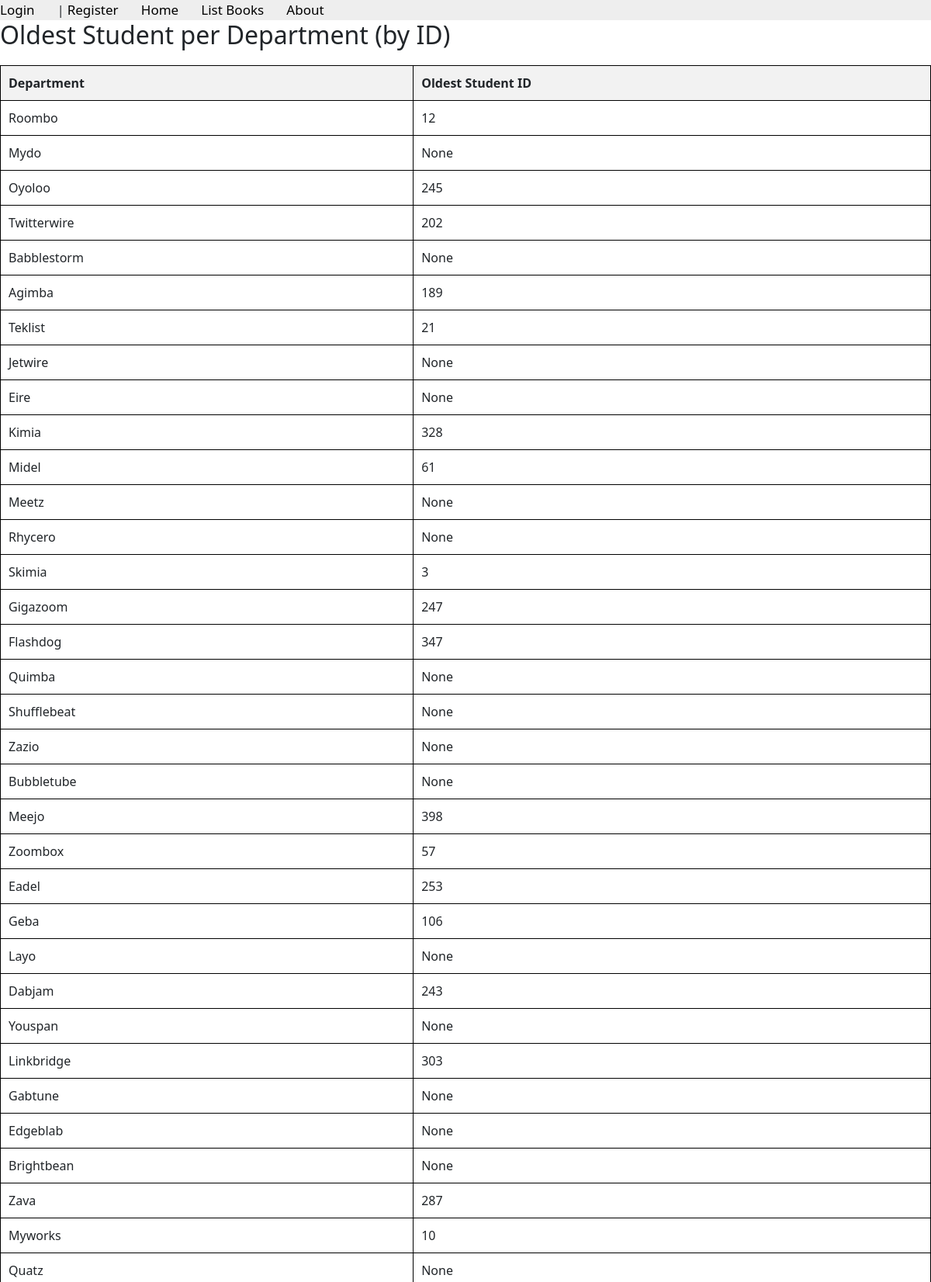
The app's page /books/lab9/task3 (upper part) with its own data.
### apps/bookmodule/models.py (models this page shows)
class Department(models.Model):
    name = models.CharField(max_length = 100, null=True, blank=True)

### apps/bookmodule/views.py (the view)
# urls.py: path('lab9/task3', views.lab9_task3 , name='lab9_task3'),
def lab9_task3(request):
     departments = Department.objects.annotate(
       oldest_student_id=Min('student3__id')
      )
     return render(request, 'bookmodule/min_student.html', {'departments': departments})

### apps/templates/bookmodule/min_student.html (shortened to what this page needs)
{% extends "layouts/base.html" %}
{% load static %}
 {% block content %}
<h2>Oldest Student per Department (by ID)</h2>
<table>
    <tr>
        <th>Department</th>
        <th>Oldest Student ID</th>
    </tr>
    {% for dept in departments %}
        <tr>
            <td>{{ dept.name }}</td>
            <td>{{ dept.oldest_student_id }}</td>
        </tr>
    {% endfor %}
</table>
{% endblock content %}

### apps/templates/bookmodule/min_student.html (style rules this page uses)
table { width: 100%; border-collapse: collapse; margin-top: 20px; }
th, td { border: 1px solid black; padding: 10px; text-align: left; }
th { background-color: #f2f2f2; }

### records on screen
Department: name "Roombo", oldest_student_id "12"
Department: name "Mydo", oldest_student_id "None"
Department: name "Oyoloo", oldest_student_id "245"
Department: name "Twitterwire", oldest_student_id "202"
Department: name "Babblestorm", oldest_student_id "None"
Department: name "Agimba", oldest_student_id "189"
Department: name "Teklist", oldest_student_id "21"
Department: name "Jetwire", oldest_student_id "None"
Department: name "Eire", oldest_student_id "None"
Department: name "Kimia", oldest_student_id "328"
Department: name "Midel", oldest_student_id "61"
Department: name "Meetz", oldest_student_id "None"
Department: name "Rhycero", oldest_student_id "None"
Department: name "Skimia", oldest_student_id "3"
Department: name "Gigazoom", oldest_student_id "247"
Department: name "Flashdog", oldest_student_id "347"
Department: name "Quimba", oldest_student_id "None"
Department: name "Shufflebeat", oldest_student_id "None"
Department: name "Zazio", oldest_student_id "None"
Department: name "Bubbletube", oldest_student_id "None"
Department: name "Meejo", oldest_student_id "398"
Department: name "Zoombox", oldest_student_id "57"
Department: name "Eadel", oldest_student_id "253"
Department: name "Geba", oldest_student_id "106"
Department: name "Layo", oldest_student_id "None"
Department: name "Dabjam", oldest_student_id "243"
Department: name "Youspan", oldest_student_id "None"
Department: name "Linkbridge", oldest_student_id "303"
Department: name "Gabtune", oldest_student_id "None"
Department: name "Edgeblab", oldest_student_id "None"
Department: name "Brightbean", oldest_student_id "None"
Department: name "Zava", oldest_student_id "287"
Department: name "Myworks", oldest_student_id "10"
Department: name "Quatz", oldest_student_id "None"
